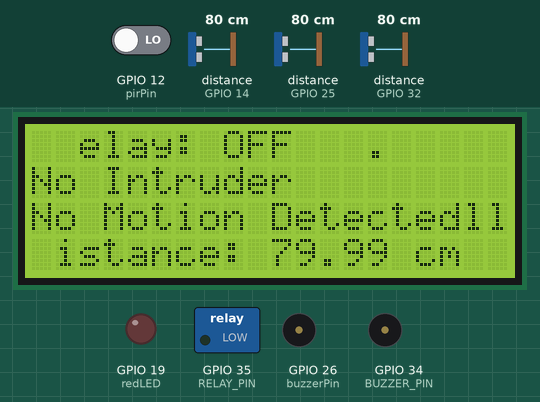
This sketch was run on a simulated ESP32. Parts: 20×4 character LCD, switched loads named in the sketch (green lamp = pin HIGH), output pins drawn as LEDs (lit = HIGH), buzzer (waves = sounding, pin HIGH). Wiring (inferred from the names in the program): 3 × ultrasonic range finder: trigger GPIO 13, echo GPIO 14 / trigger GPIO 27, echo GPIO 25 / trigger GPIO 33, echo GPIO 32. The test bench sets the inputs (shaded band); at power-on: distance to the obstacle (sensors on GPIO 25, GPIO 14, GPIO 32) 80 cm, GPIO 12 (pirPin) LOW. The echo pulse lasts 58.3 µs per cm; WiFi joins after 1.5 s; servers stay silent unless stated; nothing arrives over Bluetooth unless stated; pins used as bus, display or sensor lines are not drawn; what the sketch prints to the serial monitor is not drawn.

Above: at 4.2 s.
4.3 s: distance to the obstacle (sensor on GPIO 25) set to 12 cm
At 5.06 s:
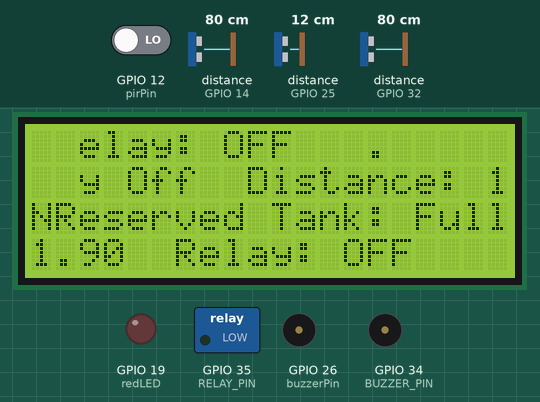
8.4 s: distance to the obstacle (sensor on GPIO 25) set to 9 cm
At 13.1 s:
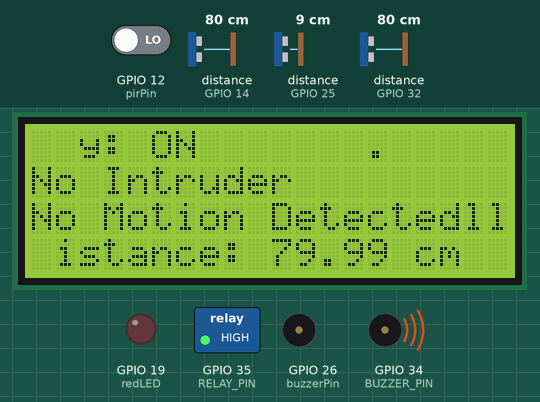
13.3 s: distance to the obstacle (sensor on GPIO 14) set to 56 cm
At 14.04 s:
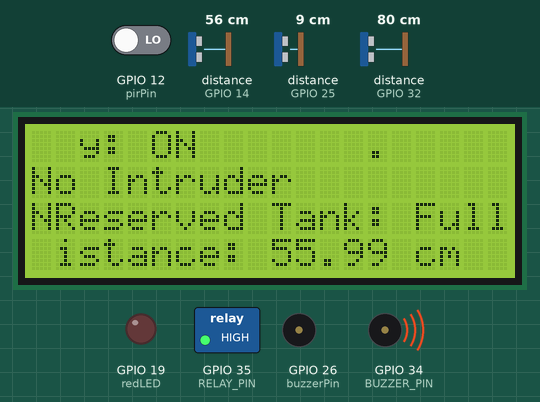
15.6 s: distance to the obstacle (sensor on GPIO 14) set to 45 cm
At 18.5 s:
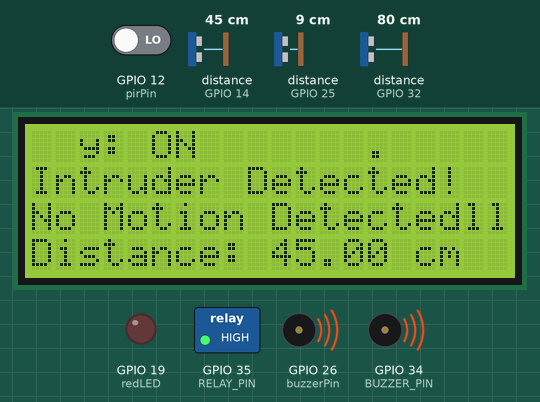
20.5 s: distance to the obstacle (sensor on GPIO 32) set to 22 cm
23.4 s: distance to the obstacle (sensor on GPIO 32) set to 17 cm
At 25.1 s:
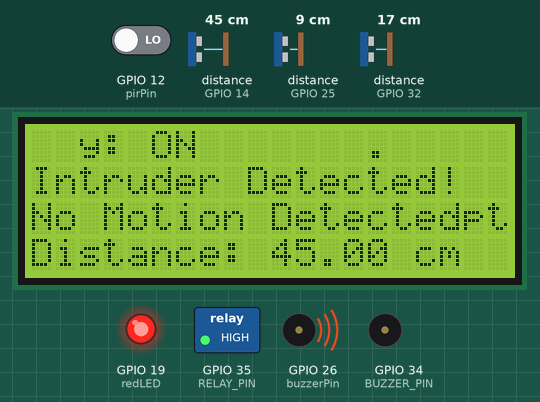
Timing chart, 0 to 28.1 s (numbered marks = the images above; inputs shaded):
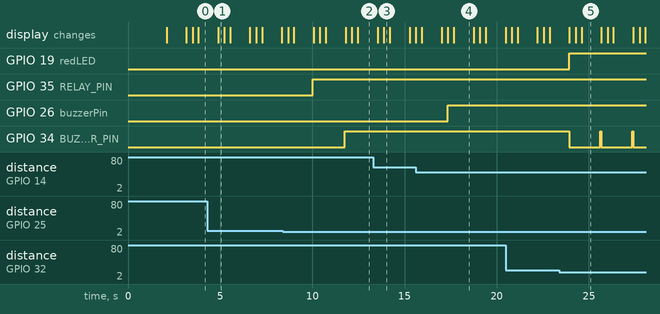

The sketch:

codes_for_introder.ino
```cpp
#include <WiFi.h>
#include <ThingSpeak.h>
#include <BluetoothSerial.h>
#include <LiquidCrystal_I2C.h>

// WiFi credentials
const char* ssid = "netLabs!UG";
const char* password = "netLabs!UGPA55";

// ThingSpeak credentials
WiFiClient client;
unsigned long myChannelNumber = 2619528;
const char* myWriteAPIKey = "LRYM2G8MTW2YNQ17";

// Pin Definitions
const int pirPin = 12;
const int trigPin = 13;
const int echoPin = 14;
const int buzzerPin = 26;
const int TRIG_PIN = 27;
const int ECHO_PIN = 25;
const int TRIG_RPIN = 33;
const int ECHO_RPIN = 32;
const int RELAY_PIN = 35;
const int BUZZER_PIN = 34;
const int redLED = 19;

const int DISTANCE_THRESHOLD = 10;
const int DISTANCE1_THRESHOLD = 20;
const int DISTANCE2_THRESHOLD = 10;
const int DISTANCE0_THRESHOLD = 50;

// Variables
float duration_us, distance;
float duration1_us, distance1;
bool motionDetected = false;
long duration;
float Distance_cm;

// LCD Initialization
LiquidCrystal_I2C lcd(0x27, 20, 4);

// Bluetooth Initialization
BluetoothSerial SerialBT;

void setup() {
  Serial.begin(115200);

  // LCD Setup
  lcd.init();
  lcd.backlight();
  lcd.setCursor(0, 0);
  lcd.print("Initializing...");

  // Pin Setup
  pinMode(pirPin, INPUT);
  pinMode(trigPin, OUTPUT);
  pinMode(echoPin, INPUT);
  pinMode(buzzerPin, OUTPUT);
  pinMode(TRIG_PIN, OUTPUT);
  pinMode(ECHO_PIN, INPUT);
  pinMode(TRIG_RPIN, OUTPUT);
  pinMode(ECHO_RPIN, INPUT);
  pinMode(RELAY_PIN, OUTPUT);
  pinMode(BUZZER_PIN, OUTPUT);
  pinMode(redLED, OUTPUT);

  // Bluetooth Setup
  SerialBT.begin("Tank-Remote-control");

  // WiFi Setup
  WiFi.begin(ssid, password);
  while (WiFi.status() != WL_CONNECTED) {
    delay(1000);
    Serial.println("Connecting to WiFi...");
  }
  Serial.println("Connected to WiFi");

  // ThingSpeak Setup
  ThingSpeak.begin(client);

  lcd.setCursor(0, 1);
  lcd.print("System Ready!");
  delay(1000);
}

void loop() {
  relaydisp();
  ultrasound();
  ReserveUltrasound();

  // Send Data to ThingSpeak
  ThingSpeak.setField(1, distance);
  ThingSpeak.setField(2, distance1);

  int x = ThingSpeak.writeFields(myChannelNumber, myWriteAPIKey);
  if (x == 200) {
    Serial.println("Data sent to ThingSpeak successfully!");
  } else {
    Serial.println("Problem sending data. HTTP error code: " + String(x));
  }

  // Bluetooth Commands
  if (SerialBT.available()) {
    char command = SerialBT.read();
    if (command == 'P') {
      digitalWrite(RELAY_PIN, HIGH);
    }
  }

  ultrasound1();

  // PIR Sensor Logic
  motionDetected = digitalRead(pirPin);
  if (motionDetected == HIGH) {
    Serial.println("Motion detected! Checking distance...");
    lcd.setCursor(0, 2);
    lcd.print("Motion Detected!   ");
    ultrasound1();
  } else {
    Serial.println("No Motion Detected");
    lcd.setCursor(0, 2);
    lcd.print("No Motion Detected");
  }

  delay(1000);
}

void ultrasound1() {
  digitalWrite(trigPin, HIGH);
  delayMicroseconds(10);
  digitalWrite(trigPin, LOW);

  duration = pulseIn(echoPin, HIGH);
  Distance_cm = (duration * 0.0343) / 2;

  lcd.setCursor(0, 3);
  lcd.print("Distance: ");
  lcd.print(Distance_cm);
  lcd.print(" cm    ");

  if (Distance_cm < DISTANCE0_THRESHOLD) {
    digitalWrite(buzzerPin, HIGH);
    Serial.println("Intruder detected within critical distance!");
    lcd.setCursor(0, 1);
    lcd.print("Intruder Detected!  ");
  } else {
    digitalWrite(buzzerPin, LOW);
    Serial.println("Safe Distance");
    lcd.setCursor(0, 1);
    lcd.print("No Intruder          ");
  }

  ThingSpeak.setField(1, buzzerPin);
  int x = ThingSpeak.writeFields(myChannelNumber, myWriteAPIKey);
  if (x == 200) {
    Serial.println("Channel update successful");
  } else {
    Serial.println("Error updating channel. HTTP error code: " + String(x));
  }
}

void ReserveUltrasound() {
  digitalWrite(TRIG_RPIN, HIGH);
  delayMicroseconds(10);
  digitalWrite(TRIG_RPIN, LOW);

  duration1_us = pulseIn(ECHO_RPIN, HIGH);
  distance1 = 0.017 * duration1_us;

  if (distance1 < DISTANCE1_THRESHOLD) {
    digitalWrite(redLED, HIGH);
    lcd.setCursor(1, 2);
    lcd.print("Reserved Tank: Empty ");
    Alarm();
  } else {
    digitalWrite(redLED, LOW);
    lcd.setCursor(1, 2);
    lcd.print("Reserved Tank: Full  ");
  }
}

void Alarm() {
  if (distance1 < DISTANCE2_THRESHOLD) {
    digitalWrite(BUZZER_PIN, HIGH);
  } else {
    digitalWrite(BUZZER_PIN, LOW);
  }
}

void ultrasound() {
  digitalWrite(TRIG_PIN, HIGH);
  delayMicroseconds(10);
  digitalWrite(TRIG_PIN, LOW);

  duration_us = pulseIn(ECHO_PIN, HIGH);
  distance = 0.017 * duration_us;

  if (distance < DISTANCE_THRESHOLD) {
    digitalWrite(RELAY_PIN, HIGH);
    lcd.print("Distance: ");
    lcd.println(distance);
    lcd.println("Relay: ON  ");
  } else {
    digitalWrite(RELAY_PIN, LOW);
    lcd.print("Distance: ");
    lcd.println(distance);
    lcd.println("Relay: OFF ");
  }
}

void relaydisp() {
  if (digitalRead(RELAY_PIN) == HIGH) {
    Serial.println("Relay On: Filling Tank");
    lcd.println("Relay On: Filling Tank");
    digitalWrite(BUZZER_PIN, HIGH);
  } else {
    Serial.println("Relay Off");
    lcd.println("Relay Off");
    digitalWrite(BUZZER_PIN, LOW);
  }
}
```

Measured:
- the behaviour switches between 11 and 10 cm on distance to the obstacle (sensor on GPIO 25) (found by bisection; images 1 and 2)
- the behaviour switches between 51 and 50 cm on distance to the obstacle (sensor on GPIO 14) (found by bisection; images 3 and 4)
- the behaviour switches between 21 and 20 cm on distance to the obstacle (sensor on GPIO 32) (found by bisection; images 4 and 5)
- after the input at 8.4 s, GPIO 35 (RELAY_PIN): LOW → HIGH after 1.6 s; GPIO 34 (BUZZER_PIN): LOW → HIGH after 3.4 s; the display: first differs from a run without the input after 1.7 s (image 2 shows a later state)
- after the input at 15.6 s, GPIO 26 (buzzerPin): LOW → HIGH after 1.7 s; the display: first differs from a run without the input after 1.8 s (image 4 shows a later state)
- after the input at 23.4 s, GPIO 19 (redLED): LOW → HIGH after 0.52 s; GPIO 34 (BUZZER_PIN): alternates HIGH for 0.05 s and LOW for 1.7 s, starting after 0.54 s; the display: first changes after 0.54 s (image 5 shows a later state)
- what the display in image 4 shows lasts 1.0 s, from 17.7 s to 18.7 s
